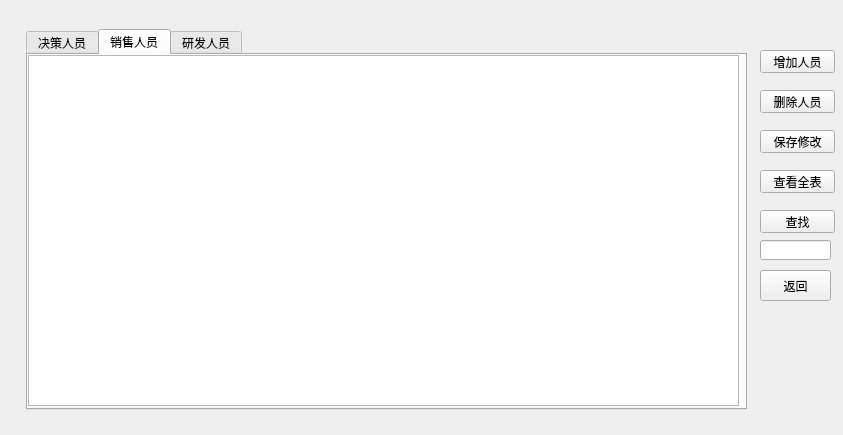
<?xml version="1.0" encoding="UTF-8"?>
<ui version="4.0">
 <class>Labor</class>
 <widget class="QWidget" name="Labor">
  <property name="geometry">
   <rect>
    <x>0</x>
    <y>0</y>
    <width>843</width>
    <height>435</height>
   </rect>
  </property>
  <property name="windowTitle">
   <string>Form</string>
  </property>
  <widget class="QTabWidget" name="tabWidget">
   <property name="geometry">
    <rect>
     <x>26</x>
     <y>29</y>
     <width>721</width>
     <height>381</height>
    </rect>
   </property>
   <property name="currentIndex">
    <number>1</number>
   </property>
   <widget class="QWidget" name="Leaders">
    <attribute name="title">
     <string>决策人员</string>
    </attribute>
    <widget class="QTableView" name="tableView_leader">
     <property name="geometry">
      <rect>
       <x>0</x>
       <y>0</y>
       <width>711</width>
       <height>361</height>
      </rect>
     </property>
    </widget>
   </widget>
   <widget class="QWidget" name="SalesMen">
    <attribute name="title">
     <string>销售人员</string>
    </attribute>
    <widget class="QTableView" name="tableView_sale">
     <property name="geometry">
      <rect>
       <x>0</x>
       <y>0</y>
       <width>711</width>
       <height>351</height>
      </rect>
     </property>
     <property name="minimumSize">
      <size>
       <width>300</width>
       <height>300</height>
      </size>
     </property>
    </widget>
   </widget>
   <widget class="QWidget" name="reserach_man">
    <attribute name="title">
     <string>研发人员</string>
    </attribute>
    <widget class="QTableView" name="tableView_reserch">
     <property name="geometry">
      <rect>
       <x>0</x>
       <y>0</y>
       <width>821</width>
       <height>361</height>
      </rect>
     </property>
    </widget>
   </widget>
  </widget>
  <widget class="QPushButton" name="refresh">
   <property name="geometry">
    <rect>
     <x>760</x>
     <y>170</y>
     <width>75</width>
     <height>23</height>
    </rect>
   </property>
   <property name="text">
    <string>查看全表</string>
   </property>
  </widget>
  <widget class="QPushButton" name="add_person">
   <property name="geometry">
    <rect>
     <x>760</x>
     <y>50</y>
     <width>75</width>
     <height>23</height>
    </rect>
   </property>
   <property name="text">
    <string>增加人员</string>
   </property>
  </widget>
  <widget class="QPushButton" name="delete_person">
   <property name="geometry">
    <rect>
     <x>760</x>
     <y>90</y>
     <width>75</width>
     <height>23</height>
    </rect>
   </property>
   <property name="text">
    <string>删除人员</string>
   </property>
  </widget>
  <widget class="QPushButton" name="save">
   <property name="geometry">
    <rect>
     <x>760</x>
     <y>130</y>
     <width>75</width>
     <height>23</height>
    </rect>
   </property>
   <property name="text">
    <string>保存修改</string>
   </property>
  </widget>
  <widget class="QPushButton" name="search">
   <property name="geometry">
    <rect>
     <x>760</x>
     <y>210</y>
     <width>75</width>
     <height>23</height>
    </rect>
   </property>
   <property name="text">
    <string>查找</string>
   </property>
  </widget>
  <widget class="QLineEdit" name="lineEdit_search">
   <property name="geometry">
    <rect>
     <x>760</x>
     <y>240</y>
     <width>71</width>
     <height>20</height>
    </rect>
   </property>
  </widget>
  <widget class="QPushButton" name="return_2">
   <property name="geometry">
    <rect>
     <x>760</x>
     <y>270</y>
     <width>71</width>
     <height>31</height>
    </rect>
   </property>
   <property name="text">
    <string>返回</string>
   </property>
  </widget>
 </widget>
 <resources/>
 <connections/>
</ui>
